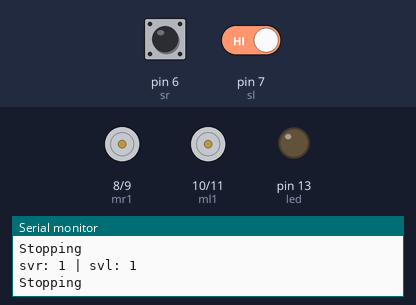
This sketch was run on a simulated Arduino Uno, built with avr-gcc and run on an emulated ATmega328P. Parts: motor-driver pin pairs drawn as motors (green arrow = first pin HIGH = forward, orange = second pin HIGH = backward, longer = more drive, scaled by the enable pin), output pins drawn as LEDs (lit = HIGH), the last lines printed to the serial monitor. The inputs (shaded band) are chosen by the test bench; at power-on: pin 6 (sr) HIGH, pin 7 (sl) HIGH.

Above: at 6.2 s.
6.3 s: pin 6 (sr) driven LOW
At 7.2 s:
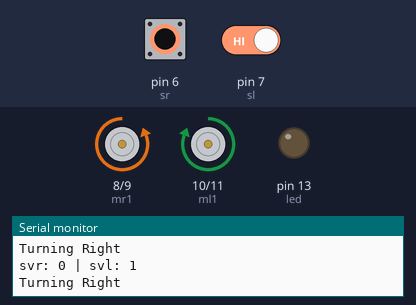
7.8 s: pin 7 (sl) driven LOW
At 8.3 s:
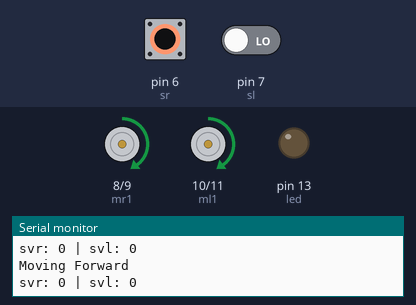
9.3 s: pin 6 (sr) driven HIGH
At 9.7 s:
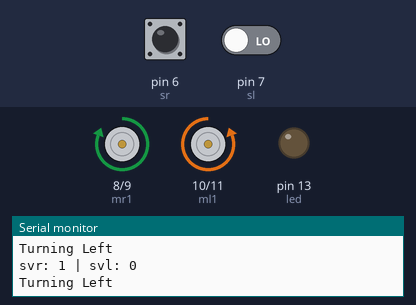
10.8 s: pin 7 (sl) driven HIGH
At 11.3 s:
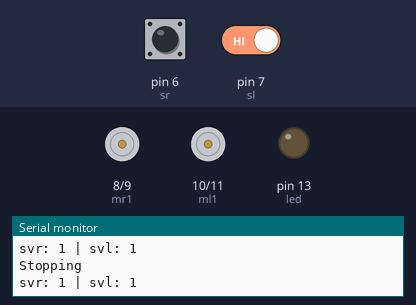
13.8 s: pin 6 (sr) driven LOW
At 15.0 s:
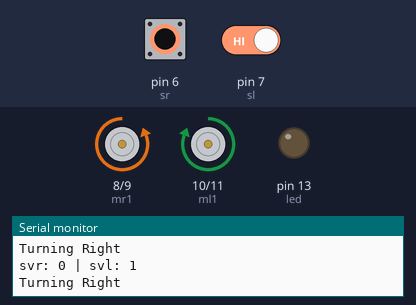
15.3 s: pin 6 (sr) pulsed HIGH 2 times (0.12 s each, 0.3 s apart)
At 15.55 s:
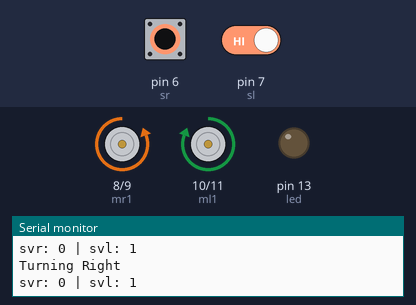
Timing chart, 0 to 18.3 s (numbered marks = the images above; inputs shaded):
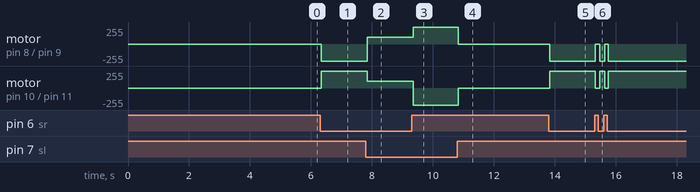

Measured:
- after the input at 6.3 s, motor on pin 8 (mr1) / pin 9 (mr2): stopped → backward 255/255 at once; motor on pin 10 (ml1) / pin 11 (ml2): stopped → forward 255/255 at once
- after the input at 7.8 s, motor on pin 8 (mr1) / pin 9 (mr2): backward 255/255 → forward 100/255 at once; motor on pin 10 (ml1) / pin 11 (ml2): forward 255/255 → forward 100/255 at once
- after the input at 9.3 s, motor on pin 8 (mr1) / pin 9 (mr2): forward 100/255 → forward 255/255 after 0.05 s; motor on pin 10 (ml1) / pin 11 (ml2): forward 100/255 → backward 255/255 after 0.05 s
- after the input at 10.8 s, motor on pin 8 (mr1) / pin 9 (mr2): forward 255/255 → stopped at once; motor on pin 10 (ml1) / pin 11 (ml2): backward 255/255 → stopped at once
- after the input at 13.8 s, motor on pin 8 (mr1) / pin 9 (mr2): stopped → backward 255/255 at once; motor on pin 10 (ml1) / pin 11 (ml2): stopped → forward 255/255 at once
- after the input at 15.3 s, motor on pin 8 (mr1) / pin 9 (mr2): alternates backward 255/255 for 0.16 s and stopped for 0.13 s, 4 changes in all, then stays backward 255/255, starting at once; motor on pin 10 (ml1) / pin 11 (ml2): alternates forward 255/255 for 0.16 s and stopped for 0.13 s, 4 changes in all, then stays forward 255/255, starting at once

The sketch:

Masina.ino
```cpp
int mr1 = 8;   // Motor right 1
int mr2 = 9;   // Motor right 2
int ml1 = 10;  // Motor left 1
int ml2 = 11;  // Motor left 2
int sr = 6;    // Sensor right
int sl = 7;    // Sensor left
int svr = 0;   // Sensor value for right
int svl = 0;   // Sensor value for left
int led = 13;
int enr = 3;
int enl = 5;

int vspeed = 100; // Speed for forward/backward
int tspeed = 255; // Speed for turning
int tdelay = 20;  // Delay for turning

void setup() {
  pinMode(mr1, OUTPUT);
  pinMode(mr2, OUTPUT);
  pinMode(ml1, OUTPUT);
  pinMode(ml2, OUTPUT);
  pinMode(led, OUTPUT);
  pinMode(sr, INPUT);
  pinMode(sl, INPUT);

  Serial.begin(9600);
  delay(5000); // Startup delay
}

void loop() {
  // Read sensor values
  svr = digitalRead(sr); // Right sensor
  svl = digitalRead(sl); // Left sensor

  // Debugging: Print sensor values
  Serial.print("svr: ");
  Serial.print(svr);
  Serial.print(" | svl: ");
  Serial.println(svl);

  // Adjust movement based on sensor readings
  if (svl == LOW && svr == LOW) {
    forward();  // Both sensors detect the line
  } else if (svl == HIGH && svr == LOW) {
    right();    // Left sensor off the line, turn right
  } else if (svl == LOW && svr == HIGH) {
    left();     // Right sensor off the line, turn left
  } else if (svl == HIGH && svr == HIGH) {
    stop();     // Both sensors off the line, stop
  }
}

void forward() {
  Serial.println("Moving Forward");
  digitalWrite(mr1, HIGH);
  digitalWrite(mr2, LOW);
  digitalWrite(ml1, HIGH);
  digitalWrite(ml2, LOW);
  analogWrite(enr, vspeed);
  analogWrite(enl, vspeed);
}

void backward() {
  Serial.println("Moving Backward");
  digitalWrite(mr1, LOW);
  digitalWrite(mr2, HIGH);
  digitalWrite(ml1, LOW);
  digitalWrite(ml2, HIGH);
  analogWrite(enr, vspeed);
  analogWrite(enl, vspeed);
}

void right() {
  Serial.println("Turning Right");
  digitalWrite(mr1, LOW);  // Stop the right motor
  digitalWrite(mr2, HIGH); // Reverse the right motor
  digitalWrite(ml1, HIGH); // Move the left motor forward
  digitalWrite(ml2, LOW);  // Stop reversing the left motor
  analogWrite(enr, tspeed);
  analogWrite(enl, tspeed);
  delay(tdelay);
}

void left() {
  Serial.println("Turning Left");
  digitalWrite(mr1, HIGH); // Move the right motor forward
  digitalWrite(mr2, LOW);  // Stop reversing the right motor
  digitalWrite(ml1, LOW);  // Stop the left motor
  digitalWrite(ml2, HIGH); // Reverse the left motor
  analogWrite(enr, tspeed);
  analogWrite(enl, tspeed);
  delay(tdelay);
}

void stop() {
  Serial.println("Stopping");
  digitalWrite(mr1, LOW); // Stop right motor
  digitalWrite(mr2, LOW); // Stop right motor
  digitalWrite(ml1, LOW); // Stop left motor
  digitalWrite(ml2, LOW); // Stop left motor
  analogWrite(enr, 0);    // Ensure no PWM signal
  analogWrite(enl, 0);    // Ensure no PWM signal
}
```
